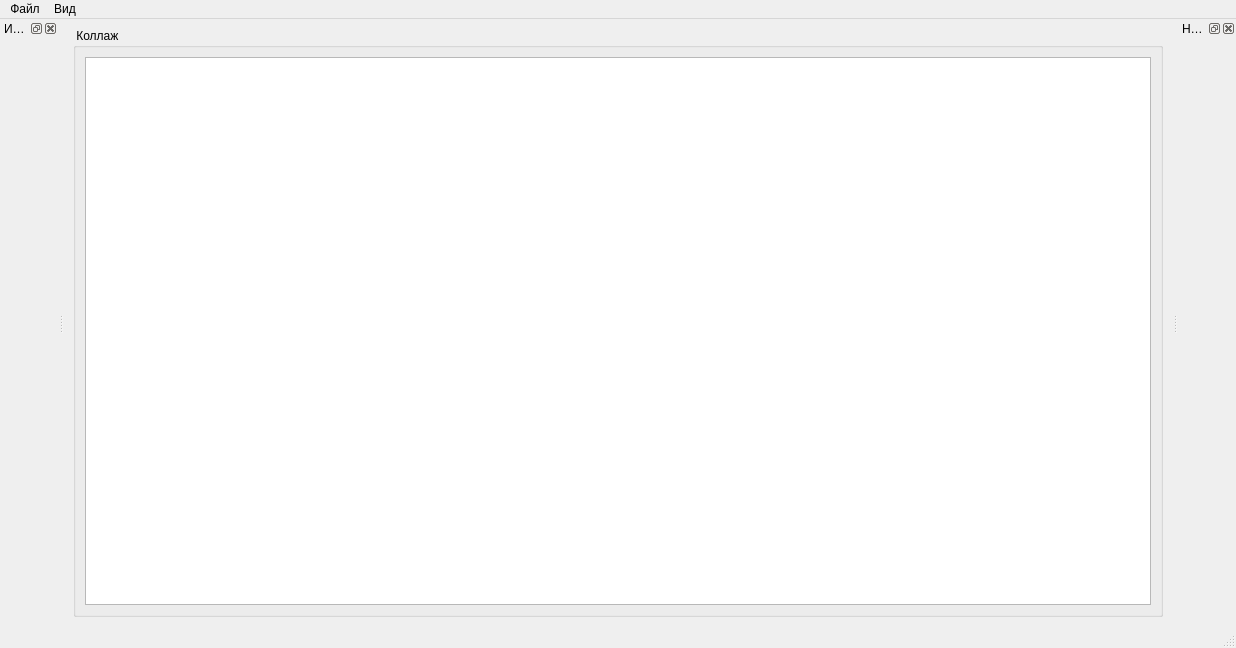
<?xml version="1.0" encoding="UTF-8"?>
<ui version="4.0">
 <class>MainWindow</class>
 <widget class="QMainWindow" name="MainWindow">
  <property name="geometry">
   <rect>
    <x>0</x>
    <y>0</y>
    <width>1236</width>
    <height>648</height>
   </rect>
  </property>
  <property name="windowTitle">
   <string>MainWindow</string>
  </property>
  <widget class="QWidget" name="centralwidget">
   <layout class="QHBoxLayout" name="horizontalLayout">
    <item>
     <widget class="QGroupBox" name="groupBoxCollage">
      <property name="title">
       <string> Коллаж</string>
      </property>
      <layout class="QHBoxLayout" name="horizontalLayout_3">
       <item>
        <widget class="QGraphicsView" name="graphicsView"/>
       </item>
      </layout>
     </widget>
    </item>
   </layout>
  </widget>
  <widget class="QMenuBar" name="menubar">
   <property name="geometry">
    <rect>
     <x>0</x>
     <y>0</y>
     <width>1236</width>
     <height>21</height>
    </rect>
   </property>
   <widget class="QMenu" name="menuFile">
    <property name="title">
     <string>Файл</string>
    </property>
   </widget>
   <widget class="QMenu" name="menuView">
    <property name="title">
     <string>Вид</string>
    </property>
    <widget class="QMenu" name="menuViewShowWindow">
     <property name="title">
      <string>Показать</string>
     </property>
     <addaction name="actionViewShowWindowImages"/>
     <addaction name="actionViewShowWindowSettings"/>
    </widget>
    <addaction name="menuViewShowWindow"/>
   </widget>
   <addaction name="menuFile"/>
   <addaction name="menuView"/>
  </widget>
  <widget class="QStatusBar" name="statusbar"/>
  <widget class="QDockWidget" name="dockWidgetImages">
   <property name="windowTitle">
    <string>Изображения</string>
   </property>
   <attribute name="dockWidgetArea">
    <number>1</number>
   </attribute>
   <widget class="QWidget" name="dockWidgetContents">
    <layout class="QHBoxLayout" name="horizontalLayout_2">
     <item>
      <widget class="ImageListWidget" name="imageListWidget" native="true"/>
     </item>
    </layout>
   </widget>
  </widget>
  <widget class="QDockWidget" name="dockWidgetSettings">
   <property name="windowTitle">
    <string>Настройки</string>
   </property>
   <attribute name="dockWidgetArea">
    <number>2</number>
   </attribute>
   <widget class="QWidget" name="dockWidgetContents_2"/>
  </widget>
  <action name="actionViewShowWindowImages">
   <property name="checkable">
    <bool>true</bool>
   </property>
   <property name="text">
    <string>Изображения</string>
   </property>
  </action>
  <action name="actionViewShowWindowSettings">
   <property name="checkable">
    <bool>true</bool>
   </property>
   <property name="text">
    <string>Настройки</string>
   </property>
  </action>
 </widget>
 <customwidgets>
  <customwidget>
   <class>ImageListWidget</class>
   <extends>QWidget</extends>
   <header>ImageList/ImageListWidget.h</header>
   <container>1</container>
  </customwidget>
 </customwidgets>
 <resources/>
 <connections/>
</ui>
